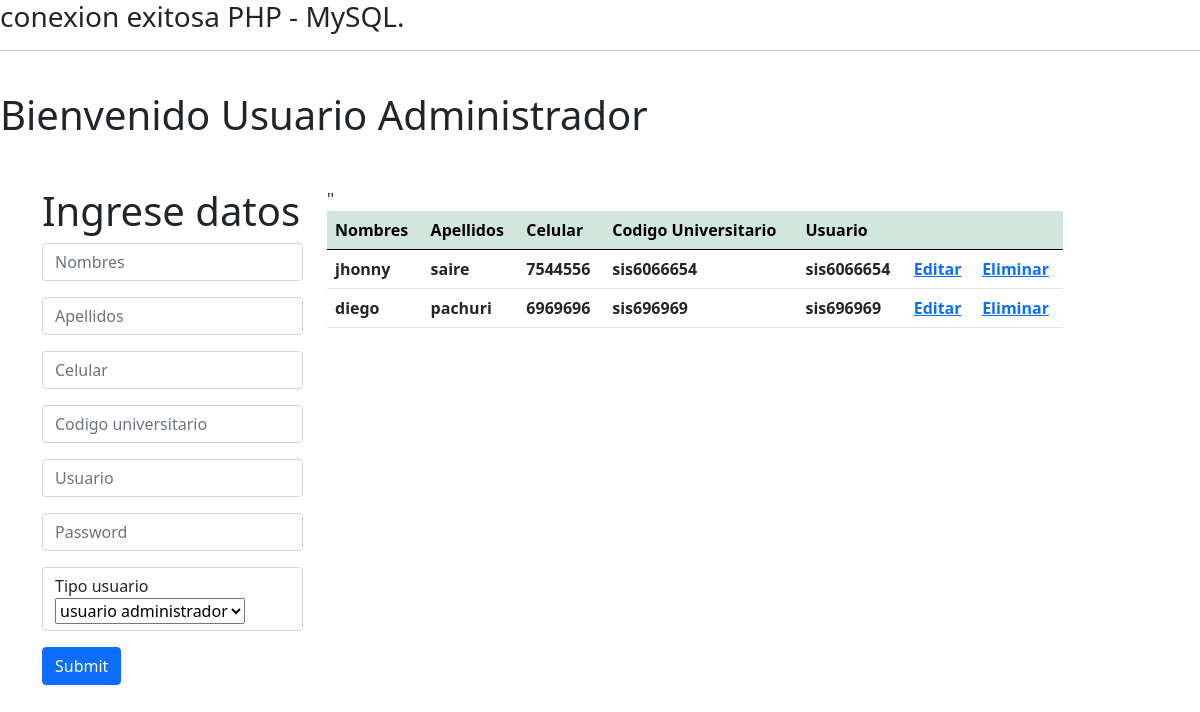
Screenshot of /usuario_administrador.php with the database file from the repository.
### tables this page shows
CREATE TABLE `usuarios` (
  `id_usuario` int(11) NOT NULL,
  `nombre` varchar(20) NOT NULL,
  `apellido` varchar(20) NOT NULL,
  `celular` int(20) NOT NULL,
  `codigo_universitario` varchar(20) NOT NULL,
  `usuario` varchar(20) NOT NULL,
  `password` varchar(20) NOT NULL,
  `id_tipo_cargo` int(11) NOT NULL
);

### usuario_administrador.php (the view, shortened to what this page needs)
<?php
    include("conexion.php");
    $sql="SELECT *  FROM usuarios";
    $query=mysqli_query($conex,$sql);
?>
<!DOCTYPE html>
<html lang="en">
    <head>
        <link href="https://cdn.jsdelivr.net/npm/bootstrap@5.0.0-beta1/dist/css/bootstrap.min.css" rel="stylesheet">
    </head>
    <body>
        <h1>Bienvenido Usuario Administrador</h1>
            <div class="container mt-5">
                    <div class="row">
                        <div class="col-md-3">
                            <h1>Ingrese datos</h1>
                                <form action="agregar.php" method="POST">
                                    <input type="text" class="form-control mb-3" name="nombre" placeholder="Nombres">
                                    <input type="text" class="form-control mb-3" name="apellido" placeholder="Apellidos">
                                    <input type="text" class="form-control mb-3" name="celular" placeholder="Celular">
                                    <input type="text" class="form-control mb-3" name="codigo_universitario" placeholder="Codigo universitario">
                                    <input type="text" class="form-control mb-3" name="usuario" placeholder="Usuario">
                                    <input type="text" class="form-control mb-3" name="password" placeholder="Password">
                                   <div class="form-control mb-3">
                                    <label for="id_tipo_cargo">Tipo usuario</label>
                                    <?php
                                    $query_rol = mysqli_query($conex,"SELECT * FROM rol");
                                    $result_rol=mysqli_num_rows($query_rol);
                                    ?>
                                    <select name="id_tipo_cargo" id="id_tipo_cargo">
                                    <?php
                                    if($result_rol> 0 )
                                    {
                                        while ($rol = mysqli_fetch_array($query_rol)) {
                                            ?>
                                            <option value="<?php  echo $rol["id_tipo_cargo"]; ?> "><?php echo $rol ["descripción"] ?> </option>
                                            <?php
                                        }
                                    }
                                    ?>
                                    </select>
                                     </div>
                                    <input type="submit" class="btn btn-primary"
                                     >
                                </form>
                        </div>
                        <div class="col-md-8">
                            <table class="table" >
                                <thead class="table-success table-striped" >
                                    <tr>
                                        <th>Nombres</th>
                                        <th>Apellidos</th>
                                        <th>Celular</th>
                                        <th>Codigo Universitario</th>
                                        <th>Usuario</th>
                                        <th></th>
                                        <th></th>
                                    </tr>
                                </thead>
                                <tbody>
                                        <?php
                                            while($row=mysqli_fetch_array($query)){
                                        ?>
                                            <tr>
                                                <th><?php  echo $row['nombre']?></th>
                                                <th><?php  echo $row['apellido']?></th>
                                                <th><?php  echo $row['celular']?></th>
                                                <th><?php  echo $row['codigo_universitario']?></th>
                                                <th><?php  echo $row['usuario']?></th>
                                                <th><a href='modificar.php ? id=<?php echo $row['id_usuario']; ?> '>Editar</a></th>
                                                <th><a href='eliminar.php ? id=<?php echo $row['id_usuario']; ?> '>Eliminar</a></th>
                                            </tr>
                                        <?php
                                            }
                                        ?>
                                </tbody>''
                            </table>
                        </div>
                    </div>
            </div>
    </body>
</html>

### conexion.php
<?php
$name = "estacionamiento";
$db = "localhost";
$user = 'root';
$password = '';
$conex = mysqli_connect($db, $user, $password, $name);
if (!$conex) {
    echo "<h3>no se a podido conectar con PHP - MySQL, verificaque sus datos.</h3><hr><br>";
} else {
    echo "<h3>conexion exitosa PHP - MySQL. </h3><hr><br>";
}

### rows the page displays
usuarios: nombre "jhonny", apellido "saire", celular "7544556", codigo_universitario "sis6066654", usuario "sis6066654"
usuarios: nombre "diego", apellido "pachuri", celular "6969696", codigo_universitario "sis696969", usuario "sis696969"

### other values shown
form field id_tipo_cargo "usuario administrador"
